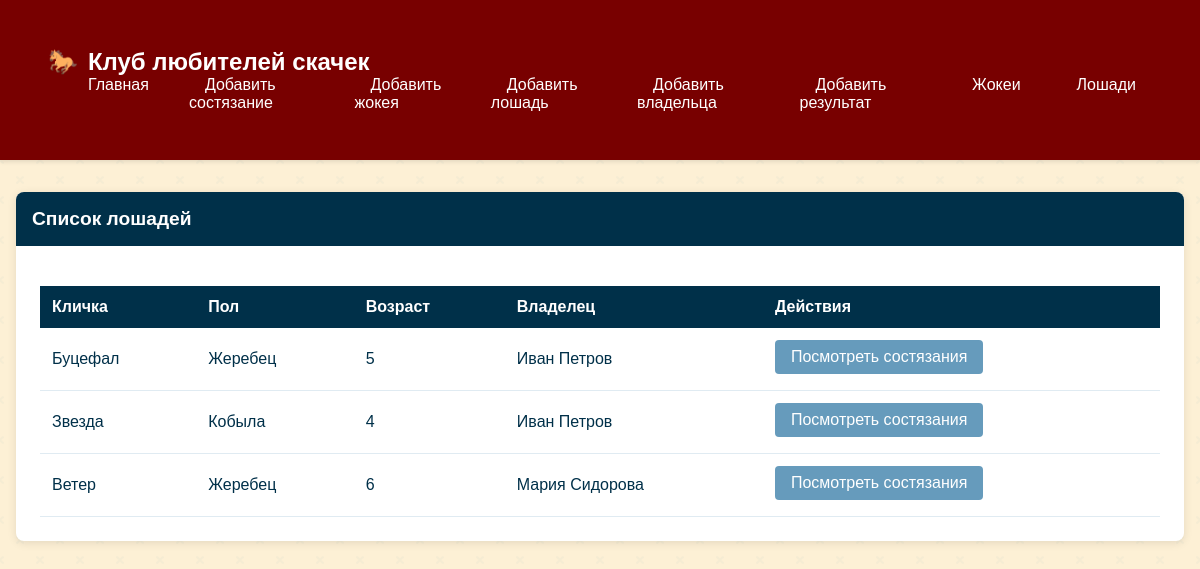
The page /horses on the database its author committed.
### models.py (models this page shows)
class Horse(db.Model):
    __tablename__ = 'horses'
    id = db.Column(db.Integer, primary_key=True)
    name = db.Column(db.String(100), nullable=False)
    gender = db.Column(db.String(10), nullable=False)
    age = db.Column(db.Integer, nullable=False)
    owner_id = db.Column(db.Integer, db.ForeignKey('owners.id'), nullable=False)
    results = db.relationship('Result', backref='horse', lazy=True)

class Owner(db.Model):
    __tablename__ = 'owners'
    id = db.Column(db.Integer, primary_key=True)
    name = db.Column(db.String(100), nullable=False)
    address = db.Column(db.String(200), nullable=False)
    phone = db.Column(db.String(20), nullable=False)
    horses = db.relationship('Horse', backref='owner', lazy=True)

### app.py (the view)
@app.route('/horses')
def horses_list():
    horses = Horse.query.all()
    return render_template('horses_list.html', horses=horses)

### templates/horses_list.html (shortened to what this page needs)
{% extends "base.html" %}
{% block content %}
<div class="card">
    <div class="card-header">Список лошадей</div>
    <div class="card-body">
        <table class="table">
            <thead>
                <tr>
                    <th>Кличка</th>
                    <th>Пол</th>
                    <th>Возраст</th>
                    <th>Владелец</th>
                    <th>Действия</th>
                </tr>
            </thead>
            <tbody>
                {% for horse in horses %}
                <tr>
                    <td>{{ horse.name }}</td>
                    <td>{{ 'Жеребец' if horse.gender == 'male' else 'Кобыла' }}</td>
                    <td>{{ horse.age }}</td>
                    <td>{{ horse.owner.name }}</td>
                    <td>
                        <a href="{{ url_for('horse_competitions', horse_id=horse.id) }}" class="btn">
                            Посмотреть состязания
                        </a>
                    </td>
                </tr>
                {% endfor %}
            </tbody>
        </table>
    </div>
</div>
{% endblock %}

### static/style.css (style rules this page uses)
:root { --color-primary: #780000; --color-secondary: #c1121f; --color-background: #fdf0d5; --color-dark: #003049; --color-accent: #669bbc; }
body { background-color: var(--color-background); color: var(--color-dark); font-family: 'Arial', sans-serif; margin: 0; padding: 0; }
.card { background: white; border-radius: 8px; box-shadow: 0 2px 10px rgba(0, 0, 0, 0.1); margin-bottom: 2rem; overflow: hidden; }
.card-header { background-color: var(--color-dark); color: white; padding: 1rem; font-size: 1.2rem; font-weight: bold; }
.card-body { padding: 1.5rem; }
.btn { display: inline-block; padding: 0.5rem 1rem; background-color: var(--color-accent); color: white; text-decoration: none; border-radius: 4px; border: none; cursor: pointer; transition: background-color 0.3s; }
.table { width: 100%; border-collapse: collapse; margin-top: 1rem; }
.table th, .table td { padding: 0.75rem; text-align: left; border-bottom: 1px solid #ddd; }
.table th { background-color: var(--color-accent); color: white; }
.btn { transition: all 0.3s ease; position: relative; overflow: hidden; }
.card { transition: transform 0.3s ease, box-shadow 0.3s ease; border: none; }
.card { animation: fadeIn 0.5s ease-out; }
.table th { background-color: var(--color-dark); color: white; border: none; }
.table td { border-color: rgba(102, 155, 188, 0.2); }

### rows shown on the page
Horse: name "Буцефал", gender "Жеребец", age "5", owner.name "Иван Петров"
Horse: name "Звезда", gender "Кобыла", age "4", owner.name "Иван Петров"
Horse: name "Ветер", gender "Жеребец", age "6", owner.name "Мария Сидорова"
